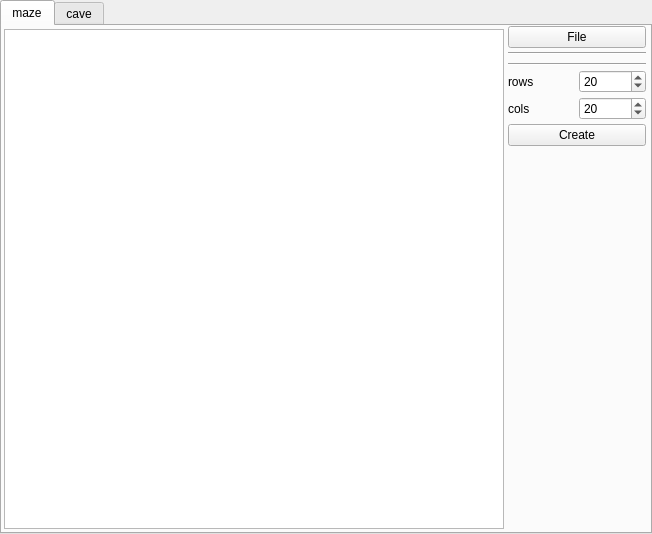
<?xml version="1.0" encoding="UTF-8"?>
<ui version="4.0">
 <class>Widget</class>
 <widget class="QWidget" name="Widget">
  <property name="geometry">
   <rect>
    <x>0</x>
    <y>0</y>
    <width>652</width>
    <height>534</height>
   </rect>
  </property>
  <property name="sizePolicy">
   <sizepolicy hsizetype="MinimumExpanding" vsizetype="MinimumExpanding">
    <horstretch>0</horstretch>
    <verstretch>0</verstretch>
   </sizepolicy>
  </property>
  <property name="minimumSize">
   <size>
    <width>652</width>
    <height>534</height>
   </size>
  </property>
  <property name="maximumSize">
   <size>
    <width>652</width>
    <height>534</height>
   </size>
  </property>
  <property name="windowTitle">
   <string>maze</string>
  </property>
  <layout class="QHBoxLayout" name="horizontalLayout_2">
   <property name="spacing">
    <number>0</number>
   </property>
   <property name="leftMargin">
    <number>0</number>
   </property>
   <property name="topMargin">
    <number>0</number>
   </property>
   <property name="rightMargin">
    <number>0</number>
   </property>
   <property name="bottomMargin">
    <number>0</number>
   </property>
   <item>
    <widget class="QTabWidget" name="tabWidget">
     <property name="enabled">
      <bool>true</bool>
     </property>
     <property name="sizePolicy">
      <sizepolicy hsizetype="MinimumExpanding" vsizetype="MinimumExpanding">
       <horstretch>50</horstretch>
       <verstretch>50</verstretch>
      </sizepolicy>
     </property>
     <property name="minimumSize">
      <size>
       <width>500</width>
       <height>500</height>
      </size>
     </property>
     <property name="maximumSize">
      <size>
       <width>700</width>
       <height>700</height>
      </size>
     </property>
     <property name="currentIndex">
      <number>0</number>
     </property>
     <widget class="QWidget" name="maze">
      <property name="sizePolicy">
       <sizepolicy hsizetype="Preferred" vsizetype="Preferred">
        <horstretch>0</horstretch>
        <verstretch>0</verstretch>
       </sizepolicy>
      </property>
      <attribute name="title">
       <string>maze</string>
      </attribute>
      <layout class="QHBoxLayout" name="horizontalLayout_8">
       <property name="spacing">
        <number>4</number>
       </property>
       <property name="leftMargin">
        <number>2</number>
       </property>
       <property name="topMargin">
        <number>0</number>
       </property>
       <property name="rightMargin">
        <number>4</number>
       </property>
       <property name="bottomMargin">
        <number>0</number>
       </property>
       <item>
        <widget class="QGraphicsView" name="mazeView">
         <property name="minimumSize">
          <size>
           <width>500</width>
           <height>500</height>
          </size>
         </property>
         <property name="maximumSize">
          <size>
           <width>500</width>
           <height>500</height>
          </size>
         </property>
         <property name="baseSize">
          <size>
           <width>0</width>
           <height>0</height>
          </size>
         </property>
        </widget>
       </item>
       <item>
        <layout class="QVBoxLayout" name="verticalLayout_10">
         <item>
          <widget class="QPushButton" name="mazeFile">
           <property name="text">
            <string>File</string>
           </property>
          </widget>
         </item>
         <item>
          <widget class="Line" name="line_11">
           <property name="orientation">
            <enum>Qt::Horizontal</enum>
           </property>
          </widget>
         </item>
         <item>
          <spacer name="verticalSpacer_6">
           <property name="orientation">
            <enum>Qt::Vertical</enum>
           </property>
           <property name="sizeType">
            <enum>QSizePolicy::Fixed</enum>
           </property>
           <property name="sizeHint" stdset="0">
            <size>
             <width>20</width>
             <height>4</height>
            </size>
           </property>
          </spacer>
         </item>
         <item>
          <widget class="Line" name="line_12">
           <property name="orientation">
            <enum>Qt::Horizontal</enum>
           </property>
          </widget>
         </item>
         <item>
          <layout class="QHBoxLayout" name="horizontalLayout_7">
           <item>
            <layout class="QVBoxLayout" name="verticalLayout_9">
             <item>
              <widget class="QLabel" name="label_9">
               <property name="text">
                <string>rows</string>
               </property>
              </widget>
             </item>
             <item>
              <widget class="QLabel" name="label_8">
               <property name="text">
                <string>cols</string>
               </property>
              </widget>
             </item>
            </layout>
           </item>
           <item>
            <layout class="QVBoxLayout" name="verticalLayout_8">
             <item>
              <widget class="QSpinBox" name="mazeRows">
               <property name="minimum">
                <number>1</number>
               </property>
               <property name="maximum">
                <number>111</number>
               </property>
               <property name="value">
                <number>20</number>
               </property>
              </widget>
             </item>
             <item>
              <widget class="QSpinBox" name="mazeCols">
               <property name="minimum">
                <number>1</number>
               </property>
               <property name="maximum">
                <number>111</number>
               </property>
               <property name="value">
                <number>20</number>
               </property>
              </widget>
             </item>
            </layout>
           </item>
          </layout>
         </item>
         <item>
          <widget class="QPushButton" name="pushButton">
           <property name="text">
            <string>Create</string>
           </property>
          </widget>
         </item>
         <item>
          <spacer name="verticalSpacer_7">
           <property name="orientation">
            <enum>Qt::Vertical</enum>
           </property>
           <property name="sizeHint" stdset="0">
            <size>
             <width>20</width>
             <height>40</height>
            </size>
           </property>
          </spacer>
         </item>
        </layout>
       </item>
      </layout>
     </widget>
     <widget class="QWidget" name="cave">
      <attribute name="title">
       <string>cave</string>
      </attribute>
      <layout class="QHBoxLayout" name="horizontalLayout_5">
       <property name="spacing">
        <number>4</number>
       </property>
       <property name="leftMargin">
        <number>2</number>
       </property>
       <property name="topMargin">
        <number>0</number>
       </property>
       <property name="rightMargin">
        <number>4</number>
       </property>
       <property name="bottomMargin">
        <number>0</number>
       </property>
       <item>
        <widget class="QGraphicsView" name="caveView">
         <property name="minimumSize">
          <size>
           <width>500</width>
           <height>500</height>
          </size>
         </property>
         <property name="maximumSize">
          <size>
           <width>500</width>
           <height>500</height>
          </size>
         </property>
         <property name="verticalScrollBarPolicy">
          <enum>Qt::ScrollBarAlwaysOff</enum>
         </property>
         <property name="horizontalScrollBarPolicy">
          <enum>Qt::ScrollBarAlwaysOff</enum>
         </property>
        </widget>
       </item>
       <item>
        <layout class="QVBoxLayout" name="verticalLayout_7">
         <item>
          <layout class="QVBoxLayout" name="verticalLayout_6">
           <item>
            <widget class="QPushButton" name="caveNext">
             <property name="text">
              <string>Next step</string>
             </property>
            </widget>
           </item>
           <item>
            <widget class="Line" name="line_7">
             <property name="orientation">
              <enum>Qt::Horizontal</enum>
             </property>
            </widget>
           </item>
           <item>
            <widget class="QPushButton" name="caveAuto">
             <property name="text">
              <string>Automatic</string>
             </property>
            </widget>
           </item>
           <item>
            <layout class="QHBoxLayout" name="horizontalLayout_4">
             <item>
              <widget class="QSpinBox" name="caveMs">
               <property name="minimum">
                <number>0</number>
               </property>
               <property name="maximum">
                <number>1000</number>
               </property>
               <property name="singleStep">
                <number>10</number>
               </property>
               <property name="stepType">
                <enum>QAbstractSpinBox::DefaultStepType</enum>
               </property>
              </widget>
             </item>
             <item>
              <widget class="QLabel" name="label_7">
               <property name="text">
                <string>ms</string>
               </property>
              </widget>
             </item>
            </layout>
           </item>
           <item>
            <widget class="Line" name="line_8">
             <property name="orientation">
              <enum>Qt::Horizontal</enum>
             </property>
            </widget>
           </item>
           <item>
            <widget class="QLabel" name="label_6">
             <property name="text">
              <string>Limits:</string>
             </property>
            </widget>
           </item>
           <item>
            <layout class="QHBoxLayout" name="horizontalLayout_3">
             <item>
              <layout class="QVBoxLayout" name="verticalLayout_4">
               <item>
                <widget class="QLabel" name="label_4">
                 <property name="text">
                  <string>birth</string>
                 </property>
                </widget>
               </item>
               <item>
                <widget class="QLabel" name="label_5">
                 <property name="text">
                  <string>death</string>
                 </property>
                </widget>
               </item>
              </layout>
             </item>
             <item>
              <layout class="QVBoxLayout" name="verticalLayout_5">
               <item>
                <widget class="QSpinBox" name="caveBirth">
                 <property name="maximum">
                  <number>7</number>
                 </property>
                 <property name="value">
                  <number>4</number>
                 </property>
                </widget>
               </item>
               <item>
                <widget class="QSpinBox" name="caveDeath">
                 <property name="maximum">
                  <number>7</number>
                 </property>
                 <property name="value">
                  <number>4</number>
                 </property>
                </widget>
               </item>
              </layout>
             </item>
            </layout>
           </item>
          </layout>
         </item>
         <item>
          <widget class="Line" name="line_6">
           <property name="orientation">
            <enum>Qt::Horizontal</enum>
           </property>
          </widget>
         </item>
         <item>
          <spacer name="verticalSpacer_3">
           <property name="orientation">
            <enum>Qt::Vertical</enum>
           </property>
           <property name="sizeType">
            <enum>QSizePolicy::Fixed</enum>
           </property>
           <property name="sizeHint" stdset="0">
            <size>
             <width>20</width>
             <height>4</height>
            </size>
           </property>
          </spacer>
         </item>
         <item>
          <widget class="Line" name="line_5">
           <property name="orientation">
            <enum>Qt::Horizontal</enum>
           </property>
          </widget>
         </item>
         <item>
          <widget class="QPushButton" name="caveFile">
           <property name="text">
            <string>File</string>
           </property>
          </widget>
         </item>
         <item>
          <widget class="Line" name="line_4">
           <property name="orientation">
            <enum>Qt::Horizontal</enum>
           </property>
          </widget>
         </item>
         <item>
          <spacer name="verticalSpacer_4">
           <property name="orientation">
            <enum>Qt::Vertical</enum>
           </property>
           <property name="sizeType">
            <enum>QSizePolicy::Fixed</enum>
           </property>
           <property name="sizeHint" stdset="0">
            <size>
             <width>20</width>
             <height>4</height>
            </size>
           </property>
          </spacer>
         </item>
         <item>
          <widget class="Line" name="line_3">
           <property name="orientation">
            <enum>Qt::Horizontal</enum>
           </property>
          </widget>
         </item>
         <item>
          <layout class="QVBoxLayout" name="verticalLayout_3">
           <item>
            <layout class="QHBoxLayout" name="horizontalLayout">
             <item>
              <layout class="QVBoxLayout" name="verticalLayout">
               <property name="spacing">
                <number>3</number>
               </property>
               <item>
                <widget class="QLabel" name="label">
                 <property name="text">
                  <string>rows</string>
                 </property>
                </widget>
               </item>
               <item>
                <widget class="QLabel" name="label_2">
                 <property name="text">
                  <string>cols</string>
                 </property>
                </widget>
               </item>
               <item>
                <widget class="QLabel" name="label_3">
                 <property name="text">
                  <string>chance</string>
                 </property>
                </widget>
               </item>
              </layout>
             </item>
             <item>
              <layout class="QVBoxLayout" name="verticalLayout_2">
               <property name="spacing">
                <number>3</number>
               </property>
               <item>
                <widget class="QSpinBox" name="caveRows">
                 <property name="minimum">
                  <number>1</number>
                 </property>
                 <property name="maximum">
                  <number>111</number>
                 </property>
                 <property name="value">
                  <number>20</number>
                 </property>
                </widget>
               </item>
               <item>
                <widget class="QSpinBox" name="caveCols">
                 <property name="minimum">
                  <number>1</number>
                 </property>
                 <property name="maximum">
                  <number>111</number>
                 </property>
                 <property name="value">
                  <number>20</number>
                 </property>
                </widget>
               </item>
               <item>
                <widget class="QDoubleSpinBox" name="caveChance">
                 <property name="maximum">
                  <double>1.000000000000000</double>
                 </property>
                 <property name="stepType">
                  <enum>QAbstractSpinBox::AdaptiveDecimalStepType</enum>
                 </property>
                 <property name="value">
                  <double>0.500000000000000</double>
                 </property>
                </widget>
               </item>
              </layout>
             </item>
            </layout>
           </item>
           <item>
            <widget class="QPushButton" name="caveCreate">
             <property name="text">
              <string>Create</string>
             </property>
            </widget>
           </item>
          </layout>
         </item>
         <item>
          <widget class="Line" name="line">
           <property name="orientation">
            <enum>Qt::Horizontal</enum>
           </property>
          </widget>
         </item>
         <item>
          <spacer name="verticalSpacer_5">
           <property name="orientation">
            <enum>Qt::Vertical</enum>
           </property>
           <property name="sizeType">
            <enum>QSizePolicy::Fixed</enum>
           </property>
           <property name="sizeHint" stdset="0">
            <size>
             <width>20</width>
             <height>4</height>
            </size>
           </property>
          </spacer>
         </item>
         <item>
          <widget class="Line" name="line_2">
           <property name="orientation">
            <enum>Qt::Horizontal</enum>
           </property>
          </widget>
         </item>
         <item>
          <widget class="QPushButton" name="caveSave">
           <property name="text">
            <string>Save</string>
           </property>
          </widget>
         </item>
         <item>
          <widget class="Line" name="line_10">
           <property name="orientation">
            <enum>Qt::Horizontal</enum>
           </property>
          </widget>
         </item>
         <item>
          <spacer name="verticalSpacer">
           <property name="orientation">
            <enum>Qt::Vertical</enum>
           </property>
           <property name="sizeType">
            <enum>QSizePolicy::Fixed</enum>
           </property>
           <property name="sizeHint" stdset="0">
            <size>
             <width>20</width>
             <height>4</height>
            </size>
           </property>
          </spacer>
         </item>
         <item>
          <widget class="Line" name="line_9">
           <property name="orientation">
            <enum>Qt::Horizontal</enum>
           </property>
          </widget>
         </item>
         <item>
          <layout class="QHBoxLayout" name="horizontalLayout_6">
           <item>
            <widget class="QCheckBox" name="caveRunMode">
             <property name="text">
              <string>run</string>
             </property>
             <attribute name="buttonGroup">
              <string notr="true">buttonGroup</string>
             </attribute>
            </widget>
           </item>
           <item>
            <widget class="QCheckBox" name="caveCreateMode">
             <property name="text">
              <string>create</string>
             </property>
             <property name="checked">
              <bool>true</bool>
             </property>
             <attribute name="buttonGroup">
              <string notr="true">buttonGroup</string>
             </attribute>
            </widget>
           </item>
          </layout>
         </item>
         <item>
          <spacer name="verticalSpacer_2">
           <property name="orientation">
            <enum>Qt::Vertical</enum>
           </property>
           <property name="sizeHint" stdset="0">
            <size>
             <width>20</width>
             <height>40</height>
            </size>
           </property>
          </spacer>
         </item>
        </layout>
       </item>
      </layout>
     </widget>
    </widget>
   </item>
  </layout>
 </widget>
 <resources/>
 <connections/>
 <buttongroups>
  <buttongroup name="buttonGroup"/>
 </buttongroups>
</ui>
